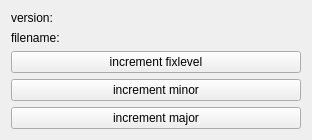
<?xml version="1.0" encoding="UTF-8"?>
<ui version="4.0">
 <class>Widget</class>
 <widget class="QWidget" name="Widget">
  <property name="geometry">
   <rect>
    <x>0</x>
    <y>0</y>
    <width>312</width>
    <height>137</height>
   </rect>
  </property>
  <property name="windowTitle">
   <string>Require File Helper</string>
  </property>
  <layout class="QGridLayout" name="gridLayout">
   <item row="0" column="1">
    <widget class="QLabel" name="labelVersion">
     <property name="text">
      <string/>
     </property>
    </widget>
   </item>
   <item row="0" column="0">
    <widget class="QLabel" name="label">
     <property name="text">
      <string>version:</string>
     </property>
    </widget>
   </item>
   <item row="1" column="0">
    <widget class="QLabel" name="label_3">
     <property name="text">
      <string>filename: </string>
     </property>
    </widget>
   </item>
   <item row="1" column="1">
    <widget class="QLabel" name="labelFileName">
     <property name="text">
      <string/>
     </property>
    </widget>
   </item>
   <item row="2" column="0" colspan="2">
    <widget class="QPushButton" name="pushButtonFixlevel">
     <property name="text">
      <string>increment fixlevel</string>
     </property>
    </widget>
   </item>
   <item row="3" column="0" colspan="2">
    <widget class="QPushButton" name="pushButtonMinor">
     <property name="text">
      <string>increment minor</string>
     </property>
    </widget>
   </item>
   <item row="4" column="0" colspan="2">
    <widget class="QPushButton" name="pushButtonMajor">
     <property name="text">
      <string>increment major</string>
     </property>
    </widget>
   </item>
  </layout>
 </widget>
 <layoutdefault spacing="6" margin="11"/>
 <resources/>
 <connections/>
</ui>
